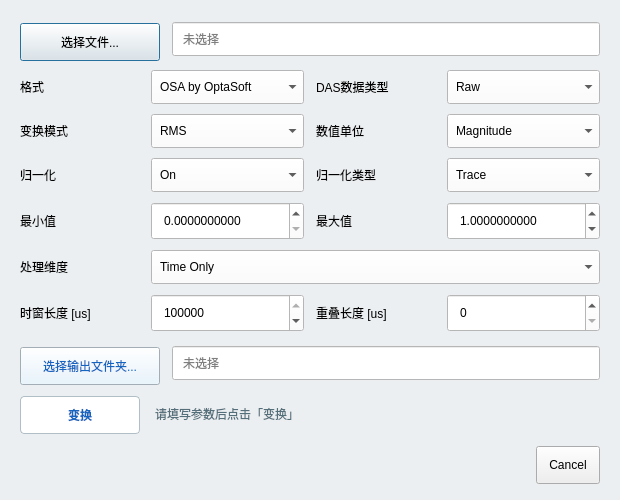
<?xml version="1.0" encoding="UTF-8"?>
<ui version="4.0">
 <class>DasConvertDialog</class>
 <widget class="QDialog" name="DasConvertDialog">
  <property name="geometry"><rect><x>0</x><y>0</y><width>620</width><height>500</height></rect></property>
  <property name="minimumSize"><size><width>560</width><height>440</height></size></property>
  <property name="windowTitle"><string>DAS数据转换</string></property>
  <property name="styleSheet"><string notr="true">QDialog { background: #ECEFF1; }
QGridLayout QLabel { color: #37474F; min-width: 88px; qproperty-alignment: 'AlignLeft | AlignVCenter'; }
QLineEdit, QComboBox, QDoubleSpinBox, QSpinBox { background: white; min-height: 28px; padding: 2px 8px; }
QPushButton { min-height: 28px; padding: 4px 12px; }
QPushButton#btnPickOutput { background: #E3F2FD; color: #1565C0; }</string></property>
  <layout class="QVBoxLayout" name="verticalLayout">
   <property name="spacing"><number>12</number></property>
   <property name="leftMargin"><number>20</number></property>
   <property name="topMargin"><number>20</number></property>
   <property name="rightMargin"><number>20</number></property>
   <property name="bottomMargin"><number>16</number></property>
   <item>
    <layout class="QHBoxLayout" name="inputPathLayout">
     <item>
      <widget class="QPushButton" name="btnPickInput">
       <property name="minimumSize"><size><width>140</width><height>32</height></size></property>
       <property name="maximumSize"><size><width>140</width><height>32</height></size></property>
       <property name="text"><string>选择文件...</string></property>
      </widget>
     </item>
     <item>
      <widget class="QLineEdit" name="editInputPath">
       <property name="readOnly"><bool>true</bool></property>
       <property name="placeholderText"><string>未选择</string></property>
      </widget>
     </item>
    </layout>
   </item>
   <item>
    <layout class="QGridLayout" name="gridLayout">
     <property name="horizontalSpacing"><number>12</number></property>
     <property name="verticalSpacing"><number>10</number></property>
     <item row="0" column="0"><widget class="QLabel" name="labelFormat"><property name="text"><string>格式</string></property></widget></item>
     <item row="0" column="1"><widget class="QComboBox" name="comboFormat"><item><property name="text"><string>OSA by OptaSoft</string></property></item><item><property name="text"><string>选项二</string></property></item></widget></item>
     <item row="0" column="2"><widget class="QLabel" name="labelDasDataType"><property name="text"><string>DAS数据类型</string></property></widget></item>
     <item row="0" column="3"><widget class="QComboBox" name="comboDasDataType"><item><property name="text"><string>Raw</string></property></item><item><property name="text"><string>选项二</string></property></item></widget></item>
     <item row="1" column="0"><widget class="QLabel" name="labelTransformMode"><property name="text"><string>变换模式</string></property></widget></item>
     <item row="1" column="1"><widget class="QComboBox" name="comboTransformMode"><item><property name="text"><string>RMS</string></property></item><item><property name="text"><string>选项二</string></property></item></widget></item>
     <item row="1" column="2"><widget class="QLabel" name="labelValueUnit"><property name="text"><string>数值单位</string></property></widget></item>
     <item row="1" column="3"><widget class="QComboBox" name="comboValueUnit"><item><property name="text"><string>Magnitude</string></property></item><item><property name="text"><string>选项二</string></property></item></widget></item>
     <item row="2" column="0"><widget class="QLabel" name="labelNormalization"><property name="text"><string>归一化</string></property></widget></item>
     <item row="2" column="1"><widget class="QComboBox" name="comboNormalization"><item><property name="text"><string>On</string></property></item><item><property name="text"><string>Off</string></property></item><item><property name="text"><string>选项二</string></property></item></widget></item>
     <item row="2" column="2"><widget class="QLabel" name="labelNormType"><property name="text"><string>归一化类型</string></property></widget></item>
     <item row="2" column="3"><widget class="QComboBox" name="comboNormType"><item><property name="text"><string>Trace</string></property></item><item><property name="text"><string>选项二</string></property></item></widget></item>
     <item row="3" column="0"><widget class="QLabel" name="labelNormMin"><property name="text"><string>最小值</string></property></widget></item>
     <item row="3" column="1"><widget class="QDoubleSpinBox" name="spinNormMin"><property name="decimals"><number>10</number></property><property name="maximum"><double>999999999.000000000000000</double></property></widget></item>
     <item row="3" column="2"><widget class="QLabel" name="labelNormMax"><property name="text"><string>最大值</string></property></widget></item>
     <item row="3" column="3"><widget class="QDoubleSpinBox" name="spinNormMax"><property name="decimals"><number>10</number></property><property name="maximum"><double>999999999.000000000000000</double></property><property name="value"><double>1.000000000000000</double></property></widget></item>
     <item row="4" column="0"><widget class="QLabel" name="labelProcDim"><property name="text"><string>处理维度</string></property></widget></item>
     <item row="4" column="1" colspan="3"><widget class="QComboBox" name="comboProcDim"><item><property name="text"><string>Time Only</string></property></item><item><property name="text"><string>Depth Only</string></property></item><item><property name="text"><string>选项二</string></property></item></widget></item>
     <item row="5" column="0"><widget class="QLabel" name="labelWinLen"><property name="text"><string>时窗长度 [us]</string></property></widget></item>
     <item row="5" column="1"><widget class="QSpinBox" name="spinWinLen"><property name="maximum"><number>2147483647</number></property><property name="value"><number>1000000</number></property></widget></item>
     <item row="5" column="2"><widget class="QLabel" name="labelOverlapLen"><property name="text"><string>重叠长度 [us]</string></property></widget></item>
     <item row="5" column="3"><widget class="QSpinBox" name="spinOverlapLen"><property name="maximum"><number>2147483647</number></property></widget></item>
    </layout>
   </item>
   <item>
    <layout class="QHBoxLayout" name="outputPathLayout">
     <item>
      <widget class="QPushButton" name="btnPickOutput">
       <property name="minimumSize"><size><width>140</width><height>32</height></size></property>
       <property name="maximumSize"><size><width>140</width><height>32</height></size></property>
       <property name="text"><string>选择输出文件夹...</string></property>
      </widget>
     </item>
     <item>
      <widget class="QLineEdit" name="editOutputPath">
       <property name="readOnly"><bool>true</bool></property>
       <property name="placeholderText"><string>未选择</string></property>
      </widget>
     </item>
    </layout>
   </item>
   <item>
    <layout class="QHBoxLayout" name="actionLayout">
     <item>
      <widget class="QPushButton" name="btnTransform">
       <property name="minimumSize"><size><width>120</width><height>36</height></size></property>
       <property name="maximumSize"><size><width>120</width><height>36</height></size></property>
       <property name="styleSheet"><string notr="true">QPushButton { background: white; color: #1565C0; font-weight: bold;
 border: 1px solid #B0BEC5; border-radius: 4px; }
QPushButton:hover:enabled { background: #E3F2FD; }
QPushButton:disabled { color: #90A4AE; background: #ECEFF1; }</string></property>
       <property name="text"><string>变换</string></property>
      </widget>
     </item>
     <item>
      <widget class="QLabel" name="labelStatus">
       <property name="styleSheet"><string notr="true">color: #546E7A; padding: 4px 0;</string></property>
       <property name="text"><string>请填写参数后点击「变换」</string></property>
       <property name="wordWrap"><bool>true</bool></property>
      </widget>
     </item>
    </layout>
   </item>
   <item>
    <widget class="QDialogButtonBox" name="buttonBox">
     <property name="standardButtons"><set>QDialogButtonBox::StandardButton::Cancel</set></property>
    </widget>
   </item>
  </layout>
 </widget>
 <resources/>
 <connections/>
</ui>
